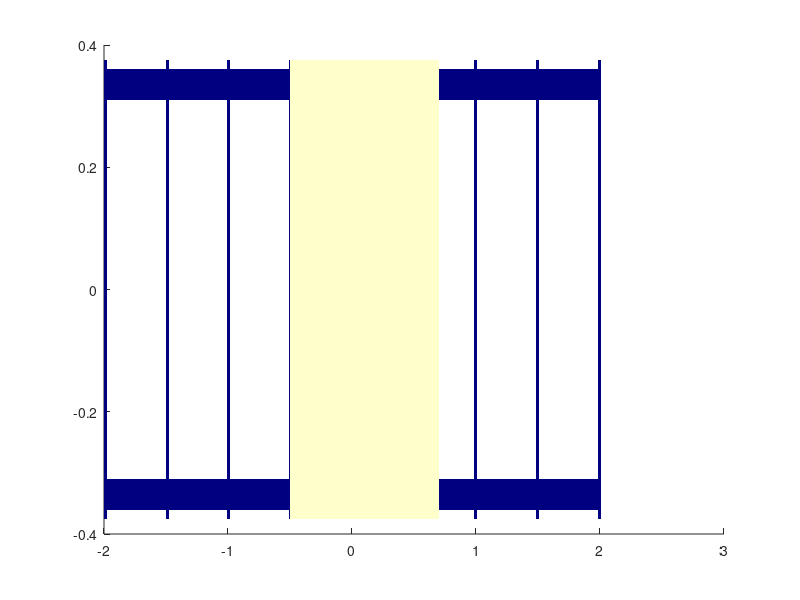

Reproduce this figure in MATLAB.
%% DrawEnv
% Desciption: This function plots the cart and rails environment I change,
% the environment was originally built by tom

function DrawEnv(add1_remove0)

if nargin<1
    add1_remove0=1;
end

global guiglobal

if add1_remove0==1
    deletehandles()

    load ('ObjectsPlatform2.mat');
    guiglobal.cartnRails=inf;
    
    hold on;
   
    guiglobal.cartnRails(end+1)=patch('Vertices',Objects.E1,'Faces',Objects.FE1,'FaceColor',[1,1,0.5],'EdgeColor',[0,0.5,0.5]);
    set(guiglobal.cartnRails(end),'FaceColor',[1,1,0.8],'EdgeColor','none');

    guiglobal.cartnRails(end+1)=patch('Vertices',Objects.O1,'Faces',Objects.FO1,'FaceColor',[0,0,0.5],'EdgeColor',[0,0.5,0.5]);
    set(guiglobal.cartnRails(end),'FaceColor',[0,0,0.5],'EdgeColor','none');
else
    deletehandles()
end
    

%% try and delete all the handles
function deletehandles()
global guiglobal
if isfield(guiglobal,'cartnRails')
    for i=1:size(guiglobal.cartnRails,2)
        try delete(guiglobal.cartnRails(i));
        end
    end
end

guiglobal.cartnRails=[];



